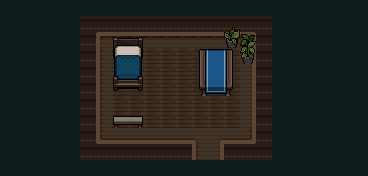

Tiled map render using the project's own tile images. Description and the whole map definition, tile-layer contents included, below:
An orthogonal 23x11 tile map with 16x16 px tiles, 5 tile layers (collision, ground, walls, water, ...), 3 tilesets and 1 object (campground).

<map version="1.10" tiledversion="1.12.2" orientation="orthogonal" renderorder="right-down" width="23" height="11" tilewidth="16" tileheight="16" infinite="0" nextlayerid="7" nextobjectid="2">
 <tileset firstgid="1" source="../tiles/Dungeon_Tiles.tsx" />
 <tileset firstgid="626" source="Interior_Props_01.tsx" />
 <tileset firstgid="1538" source="Props.tsx" />
 <layer id="3" name="collision" class="collision" width="23" height="11">
  <data encoding="csv">
309,309,309,309,309,309,309,309,309,309,309,309,309,309,309,309,309,309,309,309,309,309,309,
309,309,309,309,309,309,309,309,309,309,309,309,309,309,309,309,309,309,309,309,309,309,309,
309,309,309,309,309,309,0,309,309,0,0,0,0,0,309,0,309,309,309,309,309,309,309,
309,309,309,309,309,309,0,309,309,0,0,0,309,309,309,309,309,309,309,309,309,309,309,
309,309,309,309,309,309,0,309,309,0,0,0,309,309,309,0,309,309,309,309,309,309,309,
309,309,309,309,309,309,0,309,309,0,0,0,309,309,309,0,309,309,309,309,309,309,309,
309,309,309,309,309,309,0,0,0,0,0,0,0,0,0,0,309,309,309,309,309,309,309,
309,309,309,309,309,309,0,309,309,0,0,0,0,0,0,0,309,309,309,309,309,309,309,
309,309,309,309,309,309,309,309,309,309,309,309,0,0,309,309,309,309,309,309,309,309,309,
309,309,309,309,309,309,309,309,309,309,309,309,309,309,309,309,309,309,309,309,309,309,309,
309,309,309,309,309,309,309,309,309,309,309,309,309,309,309,309,309,309,309,309,309,309,309
</data>
 </layer>
 <layer id="1" name="ground" width="23" height="11">
  <data encoding="csv">
34,34,34,34,34,34,34,34,34,34,34,34,34,34,34,34,34,34,34,34,34,34,34,
34,34,34,34,34,94,94,94,94,94,94,94,94,94,94,94,94,34,34,34,34,34,34,
34,34,34,34,34,94,18,19,19,19,19,19,19,19,19,20,94,34,34,34,34,34,34,
34,34,34,34,34,94,43,41,41,41,41,41,41,41,41,45,94,34,34,34,34,34,34,
34,34,34,34,34,94,43,41,41,41,41,41,41,41,41,45,94,34,34,34,34,34,34,
34,34,34,34,34,94,43,41,41,41,41,41,41,41,41,45,94,34,34,34,34,34,34,
34,34,34,34,34,94,43,41,41,41,41,41,41,41,41,45,94,34,34,34,34,34,34,
34,34,34,34,34,94,43,41,41,41,41,41,41,41,41,45,94,34,34,34,34,34,34,
34,34,34,34,34,94,68,69,69,69,69,69,23,21,69,70,94,34,34,34,34,34,34,
34,34,34,34,34,94,94,94,94,94,94,94,43,45,94,94,94,34,34,34,34,34,34,
34,34,34,34,34,34,34,34,34,34,34,34,34,34,34,34,34,34,34,34,34,34,34
</data>
 </layer>
 <layer id="4" name="walls" width="23" height="11">
  <data encoding="csv">
0,0,0,0,0,0,0,0,0,0,0,0,0,0,0,0,0,0,0,0,0,0,0,
0,0,0,0,0,0,0,0,0,0,0,0,0,0,0,0,0,0,0,0,0,0,0,
0,0,0,0,0,0,0,0,0,0,0,0,0,0,0,0,0,0,0,0,0,0,0,
0,0,0,0,0,0,0,0,0,0,0,0,0,0,0,0,0,0,0,0,0,0,0,
0,0,0,0,0,0,0,0,0,0,0,0,0,0,0,0,0,0,0,0,0,0,0,
0,0,0,0,0,0,0,0,0,0,0,0,0,0,0,0,0,0,0,0,0,0,0,
0,0,0,0,0,0,0,0,0,0,0,0,0,0,0,0,0,0,0,0,0,0,0,
0,0,0,0,0,0,0,0,0,0,0,0,0,0,0,0,0,0,0,0,0,0,0,
0,0,0,0,0,0,0,0,0,0,0,0,0,0,0,0,0,0,0,0,0,0,0,
0,0,0,0,0,0,0,0,0,0,0,0,0,0,0,0,0,0,0,0,0,0,0,
0,0,0,0,0,0,0,0,0,0,0,0,0,0,0,0,0,0,0,0,0,0,0
</data>
 </layer>
 <layer id="5" name="water" width="23" height="11">
  <data encoding="csv">
0,0,0,0,0,0,0,0,0,0,0,0,0,0,0,0,0,0,0,0,0,0,0,
0,0,0,0,0,0,0,0,0,0,0,0,0,0,0,0,0,0,0,0,0,0,0,
0,0,0,0,0,0,0,0,0,0,0,0,0,0,0,0,0,0,0,0,0,0,0,
0,0,0,0,0,0,0,0,0,0,0,0,0,0,0,0,0,0,0,0,0,0,0,
0,0,0,0,0,0,0,0,0,0,0,0,0,0,0,0,0,0,0,0,0,0,0,
0,0,0,0,0,0,0,0,0,0,0,0,0,0,0,0,0,0,0,0,0,0,0,
0,0,0,0,0,0,0,0,0,0,0,0,0,0,0,0,0,0,0,0,0,0,0,
0,0,0,0,0,0,0,0,0,0,0,0,0,0,0,0,0,0,0,0,0,0,0,
0,0,0,0,0,0,0,0,0,0,0,0,0,0,0,0,0,0,0,0,0,0,0,
0,0,0,0,0,0,0,0,0,0,0,0,0,0,0,0,0,0,0,0,0,0,0,
0,0,0,0,0,0,0,0,0,0,0,0,0,0,0,0,0,0,0,0,0,0,0
</data>
 </layer>
 <layer id="6" name="decor" width="23" height="11">
  <data encoding="csv">
0,0,0,0,0,0,0,0,0,0,0,0,0,0,0,0,0,0,0,0,0,0,0,
0,0,0,0,0,0,0,0,0,0,0,0,0,0,1465,0,0,0,0,0,0,0,0,
0,0,0,0,0,0,0,1310,1311,0,0,0,0,0,1503,1466,0,0,0,0,0,0,0,
0,0,0,0,0,0,0,1348,1349,0,0,0,646,647,648,1504,0,0,0,0,0,0,0,
0,0,0,0,0,0,0,1386,1387,0,0,0,684,685,686,0,0,0,0,0,0,0,0,
0,0,0,0,0,0,0,1424,1425,0,0,0,722,723,724,0,0,0,0,0,0,0,0,
0,0,0,0,0,0,0,0,0,0,0,0,0,0,0,0,0,0,0,0,0,0,0,
0,0,0,0,0,0,0,1739,1740,0,0,0,0,0,0,0,0,0,0,0,0,0,0,
0,0,0,0,0,0,0,0,0,0,0,0,0,0,0,0,0,0,0,0,0,0,0,
0,0,0,0,0,0,0,0,0,0,0,0,0,0,0,0,0,0,0,0,0,0,0,
0,0,0,0,0,0,0,0,0,0,0,0,0,0,0,0,0,0,0,0,0,0,0
</data>
 </layer>
 <objectgroup id="2" name="doors">
  <object id="1" name="campground" x="196.516" y="142.05" width="23.5297" height="17.8651">
   <properties>
    <property name="spawnx" type="float" value="0.5" />
    <property name="spawny" type="float" value="0.9" />
    <property name="targetName" value="The Camp Ground" />
   </properties>
  </object>
 </objectgroup>
</map>
